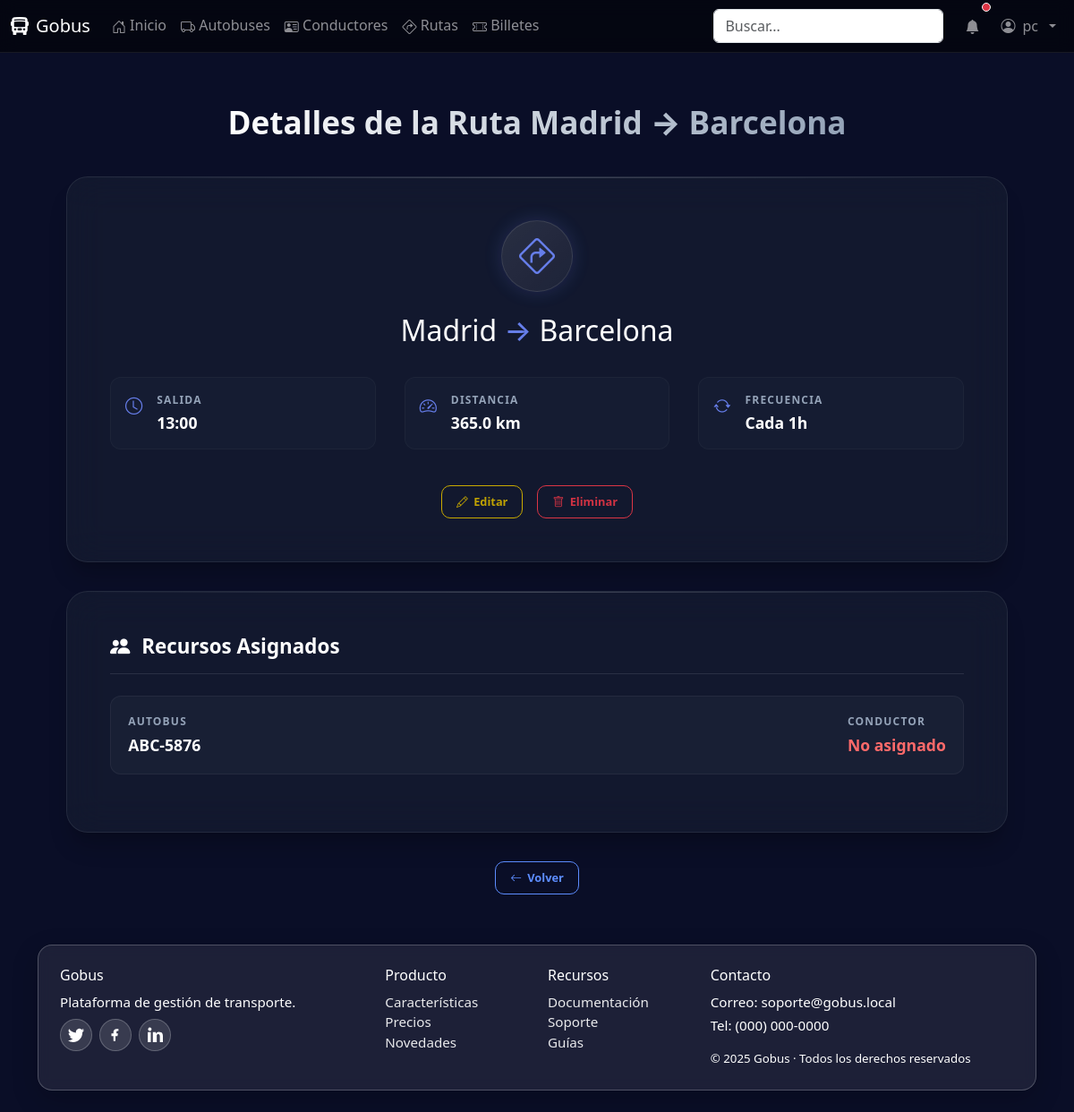
The app's page /rutas/1/ (signed in), older data.
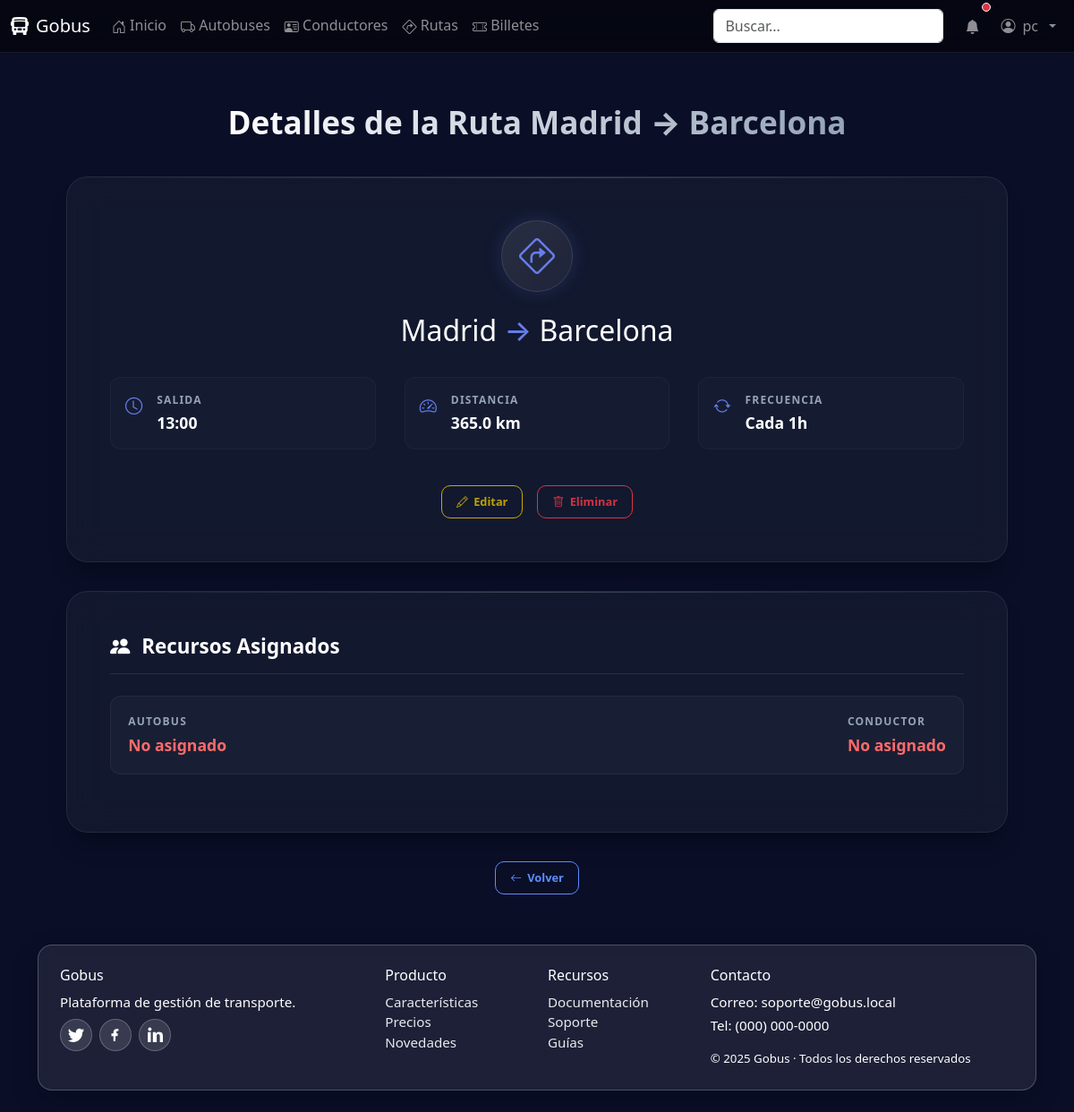
The same page, newer data.
### core/models.py (models this page shows, shortened)
class Ruta(models.Model):
    origen = models.CharField(max_length=120)
    destino = models.CharField(max_length=120)
    paradas = models.JSONField(blank=True, default=list, help_text="Lista de paradas intermedias")
    distancia = models.FloatField(help_text="Distancia en km")
    autobus = models.ForeignKey(Autobus, on_delete=models.SET_NULL, null=True, blank=True, related_name="rutas")
    conductor = models.ForeignKey(Conductor, on_delete=models.SET_NULL, null=True, blank=True, related_name="rutas")
    hora_salida = models.DateTimeField()
    frecuencia = models.CharField(max_length=50, help_text="Ej: Diario, Semanal, Cada 30 min")

class Autobus(models.Model):
    matricula = models.CharField(max_length=20, unique=True)
    capacidad = models.PositiveIntegerField()
    modelo = models.CharField(max_length=100)

### core/views.py (the view)
# urls.py: path('rutas/<int:pk>/', views.ruta_detail, name='ruta_detail'),
@login_required
def ruta_detail(request, pk):
    ruta = get_object_or_404(Ruta, pk=pk)
    billetes = ruta.billetes.all().order_by('-fecha_compra')
    context = {
        'ruta': ruta,
        'billetes': billetes,
        'title': f'Detalles de la Ruta {ruta.origen} → {ruta.destino}'
    }
    return render(request, 'core/ruta/ruta_detail.html', context)

### core/templates/core/ruta/ruta_detail.html
{% extends 'base.html' %}
{% load static %}
{% block head_extra %}
<link href="{% static 'core/css/home-modern.css' %}" rel="stylesheet">
<link href="{% static 'core/css/crud.css' %}" rel="stylesheet">
{% endblock %}
{% block content %}
<div class="detail-container">
  <div class="detail-header"><h1 class="detail-title">{{ title }}</h1></div>
  <div class="glass-card">
    <div class="main-icon-circle"><i class="bi bi-sign-turn-right"></i></div>
    <div style="text-align: center; margin-bottom: 1rem;">
        <h2 style="color: white;">{{ ruta.origen }} <span style="color: #667eea;">&rarr;</span> {{ ruta.destino }}</h2>
    </div>
    <div class="info-grid">
      <div class="info-item">
        <div class="info-icon"><i class="bi bi-clock"></i></div>
        <div class="info-content"><span class="info-label">Salida</span><div class="info-value">{{ ruta.hora_salida|date:"H:i" }}</div></div>
      </div>
      <div class="info-item">
        <div class="info-icon"><i class="bi bi-speedometer2"></i></div>
        <div class="info-content"><span class="info-label">Distancia</span><div class="info-value">{{ ruta.distancia }} km</div></div>
      </div>
      <div class="info-item">
        <div class="info-icon"><i class="bi bi-arrow-repeat"></i></div>
        <div class="info-content"><span class="info-label">Frecuencia</span><div class="info-value">{{ ruta.frecuencia }}</div></div>
      </div>
    </div>
    <div class="action-buttons">
      <a href="{% url 'ruta_edit' ruta.pk %}" class="btn-action btn-edit"><i class="bi bi-pencil"></i> Editar</a>
      <a href="{% url 'ruta_delete' ruta.pk %}" class="btn-action btn-delete"><i class="bi bi-trash"></i> Eliminar</a>
    </div>
  </div>
  <div class="glass-card">
     <h3 class="section-title"><i class="bi bi-people-fill"></i> Recursos Asignados</h3>
     <div class="list-item-card">
        <div>
            <span class="info-label">Autobus</span>
            {% if ruta.autobus %}
                <div class="info-value">{{ ruta.autobus.matricula }}</div>
            {% else %}
                <div class="info-value" style="color: #ff6a6a;">No asignado</div>
            {% endif %}
        </div>
        <div>
            <span class="info-label">Conductor</span>
            {% if ruta.conductor %}
                <div class="info-value">{{ ruta.conductor.nombre }}</div>
            {% else %}
                <div class="info-value" style="color: #ff6a6a;">No asignado</div>
            {% endif %}
        </div>
     </div>
  </div>
  <div style="text-align: center;">
    <a href="{% url 'ruta_list' %}" class="btn-action btn-view"><i class="bi bi-arrow-left"></i> Volver</a>
  </div>
</div>
{% endblock %}

Row changes from the older to the newer data that the page shows:
changed Ruta "Madrid": autobus_id 1 → empty (drawn); autobus.matricula "ABC-5876" → (not shown)
Text that changed along with them:
text now shown: "No asignado"
